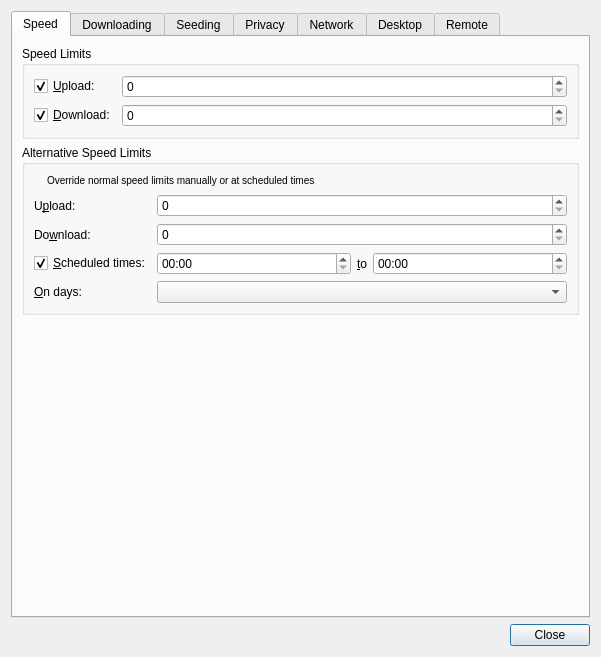
<?xml version="1.0" encoding="UTF-8"?>
<ui version="4.0">
 <class>PrefsDialog</class>
 <widget class="QDialog" name="PrefsDialog">
  <property name="geometry">
   <rect>
    <x>0</x>
    <y>0</y>
    <width>601</width>
    <height>657</height>
   </rect>
  </property>
  <property name="windowTitle">
   <string>Transmission Preferences</string>
  </property>
  <layout class="QVBoxLayout" name="dialogLayout">
   <item>
    <widget class="QTabWidget" name="tabs">
     <property name="currentIndex">
      <number>0</number>
     </property>
     <property name="elideMode">
      <enum>Qt::ElideNone</enum>
     </property>
     <property name="usesScrollButtons">
      <bool>false</bool>
     </property>
     <widget class="QWidget" name="speedTab">
      <attribute name="title">
       <string>Speed</string>
      </attribute>
      <layout class="QVBoxLayout" name="speedTabLayout">
       <item>
        <widget class="QGroupBox" name="speedLimitsSection">
         <property name="title">
          <string>Speed Limits</string>
         </property>
         <layout class="QGridLayout" name="speedLimitsSectionLayout" columnstretch="0,1">
          <item row="0" column="0">
           <widget class="QCheckBox" name="uploadSpeedLimitCheck">
            <property name="text">
             <string>&amp;Upload:</string>
            </property>
            <property name="checked">
             <bool>true</bool>
            </property>
           </widget>
          </item>
          <item row="0" column="1">
           <widget class="QSpinBox" name="uploadSpeedLimitSpin">
            <property name="maximum">
             <number>999999999</number>
            </property>
            <property name="singleStep">
             <number>5</number>
            </property>
           </widget>
          </item>
          <item row="1" column="0">
           <widget class="QCheckBox" name="downloadSpeedLimitCheck">
            <property name="text">
             <string>&amp;Download:</string>
            </property>
            <property name="checked">
             <bool>true</bool>
            </property>
           </widget>
          </item>
          <item row="1" column="1">
           <widget class="QSpinBox" name="downloadSpeedLimitSpin">
            <property name="maximum">
             <number>999999999</number>
            </property>
            <property name="singleStep">
             <number>5</number>
            </property>
           </widget>
          </item>
         </layout>
        </widget>
       </item>
       <item>
        <widget class="QGroupBox" name="altSpeedLimitsSection">
         <property name="title">
          <string>Alternative Speed Limits</string>
         </property>
         <layout class="QGridLayout" name="altSpeedLimitsSectionLayout" columnstretch="0,1">
          <item row="0" column="0" colspan="2">
           <layout class="QHBoxLayout" name="horizontalLayout" stretch="0,1">
            <item>
             <widget class="QLabel" name="altSpeedLimitsSectionIconLabel">
              <property name="pixmap">
               <pixmap resource="application.qrc">:/icons/alt-limit-off.svg</pixmap>
              </property>
             </widget>
            </item>
            <item>
             <widget class="QLabel" name="altSpeedLimitsSectionDescriptionLabel">
              <property name="text">
               <string>&lt;small&gt;Override normal speed limits manually or at scheduled times&lt;/small&gt;</string>
              </property>
             </widget>
            </item>
           </layout>
          </item>
          <item row="1" column="0">
           <widget class="QLabel" name="altUploadSpeedLimitLabel">
            <property name="text">
             <string>U&amp;pload:</string>
            </property>
            <property name="buddy">
             <cstring>altUploadSpeedLimitSpin</cstring>
            </property>
           </widget>
          </item>
          <item row="1" column="1">
           <widget class="QSpinBox" name="altUploadSpeedLimitSpin">
            <property name="maximum">
             <number>999999999</number>
            </property>
            <property name="singleStep">
             <number>5</number>
            </property>
           </widget>
          </item>
          <item row="2" column="0">
           <widget class="QLabel" name="altDownloadSpeedLimitLabel">
            <property name="text">
             <string>Do&amp;wnload:</string>
            </property>
            <property name="buddy">
             <cstring>altDownloadSpeedLimitSpin</cstring>
            </property>
           </widget>
          </item>
          <item row="2" column="1">
           <widget class="QSpinBox" name="altDownloadSpeedLimitSpin">
            <property name="maximum">
             <number>999999999</number>
            </property>
            <property name="singleStep">
             <number>5</number>
            </property>
           </widget>
          </item>
          <item row="3" column="0">
           <widget class="QCheckBox" name="altSpeedLimitScheduleCheck">
            <property name="text">
             <string>&amp;Scheduled times:</string>
            </property>
            <property name="checked">
             <bool>true</bool>
            </property>
           </widget>
          </item>
          <item row="3" column="1">
           <layout class="QHBoxLayout" name="altSpeedLimitScheduleLayout">
            <item>
             <widget class="QTimeEdit" name="altSpeedLimitStartTimeEdit">
              <property name="displayFormat">
               <string notr="true">hh:mm</string>
              </property>
             </widget>
            </item>
            <item>
             <widget class="QLabel" name="altSpeedLimitToLabel">
              <property name="sizePolicy">
               <sizepolicy hsizetype="Fixed" vsizetype="Preferred">
                <horstretch>0</horstretch>
                <verstretch>0</verstretch>
               </sizepolicy>
              </property>
              <property name="text">
               <string>&amp;to</string>
              </property>
              <property name="buddy">
               <cstring>altSpeedLimitEndTimeEdit</cstring>
              </property>
             </widget>
            </item>
            <item>
             <widget class="QTimeEdit" name="altSpeedLimitEndTimeEdit">
              <property name="displayFormat">
               <string notr="true">hh:mm</string>
              </property>
             </widget>
            </item>
           </layout>
          </item>
          <item row="4" column="0">
           <widget class="QLabel" name="altSpeedLimitDaysLabel">
            <property name="text">
             <string>&amp;On days:</string>
            </property>
            <property name="buddy">
             <cstring>altSpeedLimitDaysCombo</cstring>
            </property>
           </widget>
          </item>
          <item row="4" column="1">
           <widget class="QComboBox" name="altSpeedLimitDaysCombo"/>
          </item>
         </layout>
        </widget>
       </item>
       <item>
        <spacer name="speedTabBottomSpacer">
         <property name="orientation">
          <enum>Qt::Vertical</enum>
         </property>
         <property name="sizeHint" stdset="0">
          <size>
           <width>1</width>
           <height>1</height>
          </size>
         </property>
        </spacer>
       </item>
      </layout>
     </widget>
     <widget class="QWidget" name="downloadingTab">
      <attribute name="title">
       <string>Downloading</string>
      </attribute>
      <layout class="QVBoxLayout" name="downloadingTabLayout">
       <item>
        <widget class="QGroupBox" name="addingSection">
         <property name="title">
          <string>Adding</string>
         </property>
         <layout class="QGridLayout" name="addingSectionLayout" columnstretch="0,1">
          <item row="0" column="0">
           <widget class="QCheckBox" name="watchDirCheck">
            <property name="text">
             <string>Automatically add .torrent files &amp;from:</string>
            </property>
            <property name="checked">
             <bool>true</bool>
            </property>
           </widget>
          </item>
          <item row="0" column="1">
           <widget class="QStackedWidget" name="watchDirStack">
            <property name="sizePolicy">
             <sizepolicy hsizetype="Preferred" vsizetype="Fixed">
              <horstretch>0</horstretch>
              <verstretch>0</verstretch>
             </sizepolicy>
            </property>
            <widget class="PathButton" name="watchDirButton"/>
            <widget class="QLineEdit" name="watchDirEdit"/>
           </widget>
          </item>
          <item row="1" column="0" colspan="2">
           <widget class="QCheckBox" name="showTorrentOptionsDialogCheck">
            <property name="text">
             <string>Show the Torrent Options &amp;dialog</string>
            </property>
           </widget>
          </item>
          <item row="2" column="0" colspan="2">
           <widget class="QCheckBox" name="startAddedTorrentsCheck">
            <property name="text">
             <string>&amp;Start added torrents</string>
            </property>
           </widget>
          </item>
          <item row="3" column="0" colspan="2">
           <widget class="QCheckBox" name="detectTorrentFromClipboard">
            <property name="toolTip">
             <string>Reads user clipboard content for torrents</string>
            </property>
            <property name="text">
             <string>Detect new torrents from clipboard</string>
            </property>
           </widget>
          </item>
          <item row="4" column="0" colspan="2">
           <widget class="QCheckBox" name="trashTorrentFileCheck">
            <property name="text">
             <string>Mo&amp;ve the .torrent file to the trash</string>
            </property>
           </widget>
          </item>
          <item row="5" column="0">
           <widget class="QLabel" name="downloadDirLabel">
            <property name="text">
             <string>Save to &amp;Location:</string>
            </property>
           </widget>
          </item>
          <item row="5" column="1">
           <widget class="QStackedWidget" name="downloadDirStack">
            <property name="sizePolicy">
             <sizepolicy hsizetype="Preferred" vsizetype="Fixed">
              <horstretch>0</horstretch>
              <verstretch>0</verstretch>
             </sizepolicy>
            </property>
            <widget class="PathButton" name="downloadDirButton"/>
            <widget class="QLineEdit" name="downloadDirEdit"/>
           </widget>
          </item>
          <item row="6" column="0" colspan="2">
           <widget class="FreeSpaceLabel" name="downloadDirFreeSpaceLabel">
            <property name="text">
             <string notr="true">...</string>
            </property>
            <property name="alignment">
             <set>Qt::AlignRight|Qt::AlignTrailing|Qt::AlignVCenter</set>
            </property>
           </widget>
          </item>
         </layout>
        </widget>
       </item>
       <item>
        <widget class="QGroupBox" name="downloadQueueSection">
         <property name="title">
          <string>Download Queue</string>
         </property>
         <layout class="QGridLayout" name="downloadQueueSectionLayout" columnstretch="0,1">
          <item row="0" column="0">
           <widget class="QLabel" name="downloadQueueSizeLabel">
            <property name="text">
             <string>Ma&amp;ximum active downloads:</string>
            </property>
            <property name="buddy">
             <cstring>downloadQueueSizeSpin</cstring>
            </property>
           </widget>
          </item>
          <item row="0" column="1">
           <widget class="QSpinBox" name="downloadQueueSizeSpin">
            <property name="minimum">
             <number>1</number>
            </property>
            <property name="maximum">
             <number>999999999</number>
            </property>
           </widget>
          </item>
          <item row="1" column="0">
           <widget class="QLabel" name="queueStalledMinutesLabel">
            <property name="text">
             <string extracomment="Please keep this phrase as short as possible, it's currently the longest and influences dialog width">Download is i&amp;nactive if data sharing stopped:</string>
            </property>
            <property name="buddy">
             <cstring>queueStalledMinutesSpin</cstring>
            </property>
           </widget>
          </item>
          <item row="1" column="1">
           <widget class="QSpinBox" name="queueStalledMinutesSpin">
            <property name="suffix">
             <string notr="true"> minute(s) ago</string>
            </property>
            <property name="minimum">
             <number>1</number>
            </property>
            <property name="maximum">
             <number>9999</number>
            </property>
            <property name="singleStep">
             <number>5</number>
            </property>
           </widget>
          </item>
         </layout>
        </widget>
       </item>
       <item>
        <widget class="QGroupBox" name="incompleteSection">
         <property name="title">
          <string>Incomplete</string>
         </property>
         <layout class="QGridLayout" name="incompleteSectionLayout" columnstretch="0,1">
          <item row="0" column="0" colspan="2">
           <widget class="QCheckBox" name="renamePartialFilesCheck">
            <property name="text">
             <string>Append &quot;.&amp;part&quot; to incomplete files' names</string>
            </property>
           </widget>
          </item>
          <item row="1" column="0">
           <widget class="QCheckBox" name="incompleteDirCheck">
            <property name="text">
             <string>Keep &amp;incomplete files in:</string>
            </property>
            <property name="checked">
             <bool>true</bool>
            </property>
           </widget>
          </item>
          <item row="1" column="1">
           <widget class="QStackedWidget" name="incompleteDirStack">
            <property name="sizePolicy">
             <sizepolicy hsizetype="Preferred" vsizetype="Fixed">
              <horstretch>0</horstretch>
              <verstretch>0</verstretch>
             </sizepolicy>
            </property>
            <widget class="PathButton" name="incompleteDirButton"/>
            <widget class="QLineEdit" name="incompleteDirEdit"/>
           </widget>
          </item>
          <item row="2" column="0">
           <widget class="QCheckBox" name="doneDownloadingScriptCheck">
            <property name="text">
             <string>Call scrip&amp;t when download completes:</string>
            </property>
            <property name="checked">
             <bool>true</bool>
            </property>
           </widget>
          </item>
          <item row="2" column="1">
           <widget class="QStackedWidget" name="doneDownloadingScriptStack">
            <property name="sizePolicy">
             <sizepolicy hsizetype="Preferred" vsizetype="Fixed">
              <horstretch>0</horstretch>
              <verstretch>0</verstretch>
             </sizepolicy>
            </property>
            <widget class="PathButton" name="doneDownloadingScriptButton"/>
            <widget class="QLineEdit" name="doneDownloadingScriptEdit"/>
           </widget>
          </item>
          <item row="3" column="0" colspan="2">
           <widget class="QCheckBox" name="downloadDoneVerifyCheck">
            <property name="text">
             <string>Verify data when download completes</string>
            </property>
           </widget>
          </item>
         </layout>
        </widget>
       </item>
       <item>
        <spacer name="downloadingTabBottomSpacer">
         <property name="orientation">
          <enum>Qt::Vertical</enum>
         </property>
         <property name="sizeHint" stdset="0">
          <size>
           <width>1</width>
           <height>1</height>
          </size>
         </property>
        </spacer>
       </item>
      </layout>
     </widget>
     <widget class="QWidget" name="seedingTab">
      <attribute name="title">
       <string>Seeding</string>
      </attribute>
      <layout class="QVBoxLayout" name="seedingTabLayout">
       <item>
        <widget class="QGroupBox" name="limitsSection">
         <property name="title">
          <string>Limits</string>
         </property>
         <layout class="QGridLayout" name="limitsSectionLayout" columnstretch="0,1">
          <item row="0" column="0">
           <widget class="QCheckBox" name="ratioLimitCheck">
            <property name="text">
             <string>Stop seeding at &amp;ratio:</string>
            </property>
            <property name="checked">
             <bool>true</bool>
            </property>
           </widget>
          </item>
          <item row="0" column="1">
           <widget class="QDoubleSpinBox" name="ratioLimitSpin">
            <property name="maximum">
             <double>999999999.000000000000000</double>
            </property>
            <property name="singleStep">
             <double>0.500000000000000</double>
            </property>
           </widget>
          </item>
          <item row="1" column="0">
           <widget class="QCheckBox" name="idleLimitCheck">
            <property name="text">
             <string>Stop seedi&amp;ng if idle for:</string>
            </property>
            <property name="checked">
             <bool>true</bool>
            </property>
           </widget>
          </item>
          <item row="1" column="1">
           <widget class="QSpinBox" name="idleLimitSpin">
            <property name="suffix">
             <string notr="true"> minute(s)</string>
            </property>
            <property name="minimum">
             <number>1</number>
            </property>
            <property name="maximum">
             <number>40320</number>
            </property>
            <property name="singleStep">
             <number>5</number>
            </property>
           </widget>
          </item>
          <item row="2" column="0">
           <widget class="QCheckBox" name="doneSeedingScriptCheck">
            <property name="text">
             <string>Call scrip&amp;t when seeding is completed:</string>
            </property>
            <property name="checked">
             <bool>true</bool>
            </property>
           </widget>
          </item>
          <item row="2" column="1">
           <widget class="QStackedWidget" name="doneSeedingScriptStack">
            <property name="sizePolicy">
             <sizepolicy hsizetype="Preferred" vsizetype="Fixed">
              <horstretch>0</horstretch>
              <verstretch>0</verstretch>
             </sizepolicy>
            </property>
            <widget class="PathButton" name="doneSeedingScriptButton"/>
            <widget class="QLineEdit" name="doneSeedingScriptEdit"/>
           </widget>
          </item>
         </layout>
        </widget>
       </item>
       <item>
        <spacer name="seedingTabBottomSpacer">
         <property name="orientation">
          <enum>Qt::Vertical</enum>
         </property>
         <property name="sizeHint" stdset="0">
          <size>
           <width>1</width>
           <height>1</height>
          </size>
         </property>
        </spacer>
       </item>
      </layout>
     </widget>
     <widget class="QWidget" name="privacyTab">
      <attribute name="title">
       <string>Privacy</string>
      </attribute>
      <layout class="QVBoxLayout" name="privacyTabLayout">
       <item>
        <widget class="QGroupBox" name="encryptionSection">
         <property name="title">
          <string>Encryption</string>
         </property>
         <layout class="QGridLayout" name="encryptionSectionLayout" columnstretch="0,1">
          <item row="0" column="0">
           <widget class="QLabel" name="encryptionModeLabel">
            <property name="text">
             <string>&amp;Encryption mode:</string>
            </property>
            <property name="buddy">
             <cstring>encryptionModeCombo</cstring>
            </property>
           </widget>
          </item>
          <item row="0" column="1">
           <widget class="QComboBox" name="encryptionModeCombo"/>
          </item>
         </layout>
        </widget>
       </item>
       <item>
        <widget class="QGroupBox" name="blocklistSection">
         <property name="title">
          <string>Blocklist</string>
         </property>
         <layout class="QGridLayout" name="blocklistSectionLayout" columnstretch="0,1,0">
          <item row="0" column="0">
           <widget class="QCheckBox" name="blocklistCheck">
            <property name="text">
             <string>Enable &amp;blocklist:</string>
            </property>
            <property name="checked">
             <bool>true</bool>
            </property>
           </widget>
          </item>
          <item row="0" column="1" colspan="2">
           <widget class="QLineEdit" name="blocklistEdit"/>
          </item>
          <item row="1" column="0" colspan="2">
           <widget class="QLabel" name="blocklistStatusLabel">
            <property name="text">
             <string notr="true">...</string>
            </property>
           </widget>
          </item>
          <item row="1" column="2">
           <widget class="QPushButton" name="updateBlocklistButton">
            <property name="text">
             <string>&amp;Update</string>
            </property>
            <property name="autoDefault">
             <bool>false</bool>
            </property>
           </widget>
          </item>
          <item row="2" column="0" colspan="3">
           <widget class="QCheckBox" name="autoUpdateBlocklistCheck">
            <property name="text">
             <string>Enable &amp;automatic updates</string>
            </property>
           </widget>
          </item>
         </layout>
        </widget>
       </item>
       <item>
        <spacer name="privacyTabBottomSpacer">
         <property name="orientation">
          <enum>Qt::Vertical</enum>
         </property>
         <property name="sizeHint" stdset="0">
          <size>
           <width>1</width>
           <height>1</height>
          </size>
         </property>
        </spacer>
       </item>
      </layout>
     </widget>
     <widget class="QWidget" name="networkTab">
      <attribute name="title">
       <string>Network</string>
      </attribute>
      <layout class="QVBoxLayout" name="networkTabLayout">
       <item>
        <widget class="QGroupBox" name="incomingPeersSection">
         <property name="title">
          <string>Incoming Peers</string>
         </property>
         <layout class="QGridLayout" name="incomingPeersSectionLayout" columnstretch="0,1,0">
          <item row="0" column="0">
           <widget class="QLabel" name="peerPortLabel">
            <property name="text">
             <string>&amp;Port for incoming connections:</string>
            </property>
            <property name="buddy">
             <cstring>peerPortSpin</cstring>
            </property>
           </widget>
          </item>
          <item row="0" column="1">
           <widget class="QSpinBox" name="peerPortSpin">
            <property name="minimum">
             <number>1</number>
            </property>
            <property name="maximum">
             <number>65535</number>
            </property>
           </widget>
          </item>
          <item row="0" column="2">
           <widget class="QPushButton" name="testPeerPortButton">
            <property name="text">
             <string>Te&amp;st Port</string>
            </property>
            <property name="autoDefault">
             <bool>false</bool>
            </property>
           </widget>
          </item>
          <item row="1" column="1" colspan="2">
           <widget class="QLabel" name="peerPortStatusLabel">
            <property name="text">
             <string notr="true">...</string>
            </property>
           </widget>
          </item>
          <item row="2" column="0" colspan="3">
           <widget class="QCheckBox" name="randomPeerPortCheck">
            <property name="text">
             <string>Pick a &amp;random port every time Transmission is started</string>
            </property>
           </widget>
          </item>
          <item row="3" column="0" colspan="3">
           <widget class="QCheckBox" name="enablePortForwardingCheck">
            <property name="text">
             <string>Use UPnP or NAT-PMP port &amp;forwarding from my router</string>
            </property>
           </widget>
          </item>
         </layout>
        </widget>
       </item>
       <item>
        <widget class="QGroupBox" name="peerLimitsSection">
         <property name="title">
          <string>Peer Limits</string>
         </property>
         <layout class="QGridLayout" name="peerLimitsSectionLayout" columnstretch="0,1">
          <item row="0" column="0">
           <widget class="QLabel" name="torrentPeerLimitLabel">
            <property name="text">
             <string>Maximum peers per &amp;torrent:</string>
            </property>
            <property name="buddy">
             <cstring>torrentPeerLimitSpin</cstring>
            </property>
           </widget>
          </item>
          <item row="0" column="1">
           <widget class="QSpinBox" name="torrentPeerLimitSpin">
            <property name="minimum">
             <number>1</number>
            </property>
            <property name="maximum">
             <number>1024</number>
            </property>
            <property name="singleStep">
             <number>5</number>
            </property>
           </widget>
          </item>
          <item row="1" column="0">
           <widget class="QLabel" name="globalPeerLimitLabel">
            <property name="text">
             <string>Maximum peers &amp;overall:</string>
            </property>
            <property name="buddy">
             <cstring>globalPeerLimitSpin</cstring>
            </property>
           </widget>
          </item>
          <item row="1" column="1">
           <widget class="QSpinBox" name="globalPeerLimitSpin">
            <property name="minimum">
             <number>1</number>
            </property>
            <property name="maximum">
             <number>1024</number>
            </property>
            <property name="singleStep">
             <number>5</number>
            </property>
           </widget>
          </item>
         </layout>
        </widget>
       </item>
       <item>
        <widget class="QGroupBox" name="optionsSection">
         <property name="title">
          <string>Options</string>
         </property>
         <layout class="QVBoxLayout" name="optionsSectionLayout">
          <item>
           <widget class="QCheckBox" name="enableUtpCheck">
            <property name="toolTip">
             <string>µTP is a tool for reducing network congestion.</string>
            </property>
            <property name="text">
             <string>Enable µ&amp;TP for peer connections</string>
            </property>
           </widget>
          </item>
          <item>
           <widget class="QCheckBox" name="enablePexCheck">
            <property name="toolTip">
             <string>PEX is a tool for exchanging peer lists with the peers you're connected to.</string>
            </property>
            <property name="text">
             <string>Use PE&amp;X to find more peers</string>
            </property>
           </widget>
          </item>
          <item>
           <widget class="QCheckBox" name="enableDhtCheck">
            <property name="toolTip">
             <string>DHT is a tool for finding peers without a tracker.</string>
            </property>
            <property name="text">
             <string>Use &amp;DHT to find more peers</string>
            </property>
           </widget>
          </item>
          <item>
           <widget class="QCheckBox" name="enableLpdCheck">
            <property name="toolTip">
             <string>LPD is a tool for finding peers on your local network.</string>
            </property>
            <property name="text">
             <string>Use &amp;Local Peer Discovery to find more peers</string>
            </property>
           </widget>
          </item>
         </layout>
        </widget>
       </item>
       <item>
        <widget class="QGroupBox" name="defaultTrackersSection">
         <property name="title">
          <string>Default Public Trackers</string>
         </property>
         <layout class="QVBoxLayout" name="defaultTrackersSectionLayout">
          <item>
           <widget class="QPlainTextEdit" name="defaultTrackersPlainTextEdit">
            <property name="toolTip">
             <string>Trackers to use on all public torrents.

To add a backup URL, add it on the next line after a primary URL.
To add a new primary URL, add it after a blank line.</string>
            </property>
            <property name="tabChangesFocus">
             <bool>true</bool>
            </property>
            <property name="lineWrapMode">
             <enum>QPlainTextEdit::NoWrap</enum>
            </property>
            <property name="plainText">
             <string notr="true"/>
            </property>
           </widget>
          </item>
         </layout>
        </widget>
       </item>
       <item>
        <spacer name="networkTabBottomSpacer">
         <property name="orientation">
          <enum>Qt::Vertical</enum>
         </property>
         <property name="sizeHint" stdset="0">
          <size>
           <width>1</width>
           <height>1</height>
          </size>
         </property>
        </spacer>
       </item>
      </layout>
     </widget>
     <widget class="QWidget" name="desktopTab">
      <attribute name="title">
       <string>Desktop</string>
      </attribute>
      <layout class="QVBoxLayout" name="desktopTabLayout">
       <item>
        <widget class="QGroupBox" name="desktopSection">
         <property name="title">
          <string>Desktop</string>
         </property>
         <layout class="QVBoxLayout" name="desktopSectionLayout">
          <item>
           <widget class="QCheckBox" name="showTrayIconCheck">
            <property name="text">
             <string>Show Transmission icon in the &amp;notification area</string>
            </property>
           </widget>
          </item>
          <item>
           <widget class="QCheckBox" name="startMinimizedCheck">
            <property name="text">
             <string>Start &amp;minimized in notification area</string>
            </property>
           </widget>
          </item>
          <item>
           <widget class="QCheckBox" name="preventSleepCheck">
            <property name="text">
             <string>&amp;Prevent computer from sleeping with active transfers</string>
            </property>
           </widget>
          </item>
         </layout>
        </widget>
       </item>
       <item>
        <widget class="QGroupBox" name="notificationSection">
         <property name="title">
          <string>Notification</string>
         </property>
         <layout class="QVBoxLayout" name="notificationSectionLayout">
          <item>
           <widget class="QCheckBox" name="notifyOnTorrentAddedCheck">
            <property name="text">
             <string>Show a notification when torrents are a&amp;dded</string>
            </property>
           </widget>
          </item>
          <item>
           <widget class="QCheckBox" name="notifyOnTorrentCompletedCheck">
            <property name="text">
             <string>Show a notification when torrents &amp;finish</string>
            </property>
           </widget>
          </item>
          <item>
           <widget class="QCheckBox" name="playSoundOnTorrentCompletedCheck">
            <property name="text">
             <string>Play a &amp;sound when torrents finish</string>
            </property>
           </widget>
          </item>
         </layout>
        </widget>
       </item>
       <item>
        <spacer name="desktopTabBottomSpacer">
         <property name="orientation">
          <enum>Qt::Vertical</enum>
         </property>
         <property name="sizeHint" stdset="0">
          <size>
           <width>1</width>
           <height>1</height>
          </size>
         </property>
        </spacer>
       </item>
      </layout>
     </widget>
     <widget class="QWidget" name="remoteTab">
      <attribute name="title">
       <string>Remote</string>
      </attribute>
      <layout class="QVBoxLayout" name="remoteTabLayout">
       <item>
        <widget class="QGroupBox" name="remoteControlSection">
         <property name="title">
          <string>Remote Control</string>
         </property>
         <layout class="QGridLayout" name="remoteControlSectionLayout" columnstretch="0,1,0">
          <item row="0" column="0" colspan="2">
           <widget class="QCheckBox" name="enableRpcCheck">
            <property name="text">
             <string>Allow &amp;remote access</string>
            </property>
            <property name="checked">
             <bool>true</bool>
            </property>
           </widget>
          </item>
          <item row="0" column="2">
           <widget class="QPushButton" name="openWebClientButton">
            <property name="text">
             <string>&amp;Open web client</string>
            </property>
            <property name="autoDefault">
             <bool>false</bool>
            </property>
           </widget>
          </item>
          <item row="1" column="0">
           <widget class="QLabel" name="rpcPortLabel">
            <property name="text">
             <string>HTTP &amp;port:</string>
            </property>
            <property name="buddy">
             <cstring>rpcPortSpin</cstring>
            </property>
           </widget>
          </item>
          <item row="1" column="1" colspan="2">
           <widget class="QSpinBox" name="rpcPortSpin">
            <property name="minimum">
             <number>1</number>
            </property>
            <property name="maximum">
             <number>65535</number>
            </property>
           </widget>
          </item>
          <item row="2" column="0" colspan="3">
           <widget class="QCheckBox" name="requireRpcAuthCheck">
            <property name="text">
             <string>Use &amp;authentication</string>
            </property>
            <property name="checked">
             <bool>true</bool>
            </property>
           </widget>
          </item>
          <item row="3" column="0">
           <widget class="QLabel" name="rpcUsernameLabel">
            <property name="text">
             <string>&amp;Username:</string>
            </property>
            <property name="buddy">
             <cstring>rpcUsernameEdit</cstring>
            </property>
           </widget>
          </item>
          <item row="3" column="1" colspan="2">
           <widget class="QLineEdit" name="rpcUsernameEdit"/>
          </item>
          <item row="4" column="0">
           <widget class="QLabel" name="rpcPasswordLabel">
            <property name="text">
             <string>Pass&amp;word:</string>
            </property>
            <property name="buddy">
             <cstring>rpcPasswordEdit</cstring>
            </property>
           </widget>
          </item>
          <item row="4" column="1" colspan="2">
           <widget class="QLineEdit" name="rpcPasswordEdit">
            <property name="echoMode">
             <enum>QLineEdit::Password</enum>
            </property>
           </widget>
          </item>
          <item row="5" column="0" colspan="3">
           <widget class="QCheckBox" name="enableRpcWhitelistCheck">
            <property name="text">
             <string>Only allow these IP a&amp;ddresses:</string>
            </property>
            <property name="checked">
             <bool>true</bool>
            </property>
           </widget>
          </item>
          <item row="6" column="0">
           <widget class="QLabel" name="rpcWhitelistLabel">
            <property name="text">
             <string>Addresses:</string>
            </property>
            <property name="buddy">
             <cstring>rpcWhitelistEdit</cstring>
            </property>
           </widget>
          </item>
          <item row="6" column="1" colspan="2">
           <widget class="QLineEdit" name="rpcWhitelistEdit"/>
          </item>
         </layout>
        </widget>
       </item>
       <item>
        <spacer name="remoteTabBottomSpacer">
         <property name="orientation">
          <enum>Qt::Vertical</enum>
         </property>
         <property name="sizeHint" stdset="0">
          <size>
           <width>1</width>
           <height>1</height>
          </size>
         </property>
        </spacer>
       </item>
      </layout>
     </widget>
    </widget>
   </item>
   <item>
    <widget class="QDialogButtonBox" name="dialogButtons">
     <property name="orientation">
      <enum>Qt::Horizontal</enum>
     </property>
     <property name="standardButtons">
      <set>QDialogButtonBox::Close</set>
     </property>
    </widget>
   </item>
  </layout>
 </widget>
 <customwidgets>
  <customwidget>
   <class>PathButton</class>
   <extends>QToolButton</extends>
   <header>PathButton.h</header>
  </customwidget>
  <customwidget>
   <class>FreeSpaceLabel</class>
   <extends>QLabel</extends>
   <header>FreeSpaceLabel.h</header>
  </customwidget>
 </customwidgets>
 <resources>
  <include location="application.qrc"/>
 </resources>
 <connections>
  <connection>
   <sender>dialogButtons</sender>
   <signal>rejected()</signal>
   <receiver>PrefsDialog</receiver>
   <slot>reject()</slot>
   <hints>
    <hint type="sourcelabel">
     <x>20</x>
     <y>20</y>
    </hint>
    <hint type="destinationlabel">
     <x>20</x>
     <y>20</y>
    </hint>
   </hints>
  </connection>
  <connection>
   <sender>uploadSpeedLimitCheck</sender>
   <signal>toggled(bool)</signal>
   <receiver>uploadSpeedLimitSpin</receiver>
   <slot>setEnabled(bool)</slot>
   <hints>
    <hint type="sourcelabel">
     <x>20</x>
     <y>20</y>
    </hint>
    <hint type="destinationlabel">
     <x>20</x>
     <y>20</y>
    </hint>
   </hints>
  </connection>
  <connection>
   <sender>downloadSpeedLimitCheck</sender>
   <signal>toggled(bool)</signal>
   <receiver>downloadSpeedLimitSpin</receiver>
   <slot>setEnabled(bool)</slot>
   <hints>
    <hint type="sourcelabel">
     <x>20</x>
     <y>20</y>
    </hint>
    <hint type="destinationlabel">
     <x>20</x>
     <y>20</y>
    </hint>
   </hints>
  </connection>
  <connection>
   <sender>ratioLimitCheck</sender>
   <signal>toggled(bool)</signal>
   <receiver>ratioLimitSpin</receiver>
   <slot>setEnabled(bool)</slot>
   <hints>
    <hint type="sourcelabel">
     <x>20</x>
     <y>20</y>
    </hint>
    <hint type="destinationlabel">
     <x>20</x>
     <y>20</y>
    </hint>
   </hints>
  </connection>
  <connection>
   <sender>idleLimitCheck</sender>
   <signal>toggled(bool)</signal>
   <receiver>idleLimitSpin</receiver>
   <slot>setEnabled(bool)</slot>
   <hints>
    <hint type="sourcelabel">
     <x>20</x>
     <y>20</y>
    </hint>
    <hint type="destinationlabel">
     <x>20</x>
     <y>20</y>
    </hint>
   </hints>
  </connection>
  <connection>
   <sender>watchDirCheck</sender>
   <signal>toggled(bool)</signal>
   <receiver>watchDirStack</receiver>
   <slot>setEnabled(bool)</slot>
   <hints>
    <hint type="sourcelabel">
     <x>20</x>
     <y>20</y>
    </hint>
    <hint type="destinationlabel">
     <x>20</x>
     <y>20</y>
    </hint>
   </hints>
  </connection>
  <connection>
   <sender>incompleteDirCheck</sender>
   <signal>toggled(bool)</signal>
   <receiver>incompleteDirStack</receiver>
   <slot>setEnabled(bool)</slot>
   <hints>
    <hint type="sourcelabel">
     <x>20</x>
     <y>20</y>
    </hint>
    <hint type="destinationlabel">
     <x>20</x>
     <y>20</y>
    </hint>
   </hints>
  </connection>
  <connection>
   <sender>doneDownloadingScriptCheck</sender>
   <signal>toggled(bool)</signal>
   <receiver>doneDownloadingScriptStack</receiver>
   <slot>setEnabled(bool)</slot>
   <hints>
    <hint type="sourcelabel">
     <x>20</x>
     <y>20</y>
    </hint>
    <hint type="destinationlabel">
     <x>20</x>
     <y>20</y>
    </hint>
   </hints>
  </connection>
  <connection>
   <sender>doneSeedingScriptCheck</sender>
   <signal>toggled(bool)</signal>
   <receiver>doneSeedingScriptStack</receiver>
   <slot>setEnabled(bool)</slot>
   <hints>
    <hint type="sourcelabel">
     <x>20</x>
     <y>20</y>
    </hint>
    <hint type="destinationlabel">
     <x>20</x>
     <y>20</y>
    </hint>
   </hints>
  </connection>
 </connections>
</ui>
